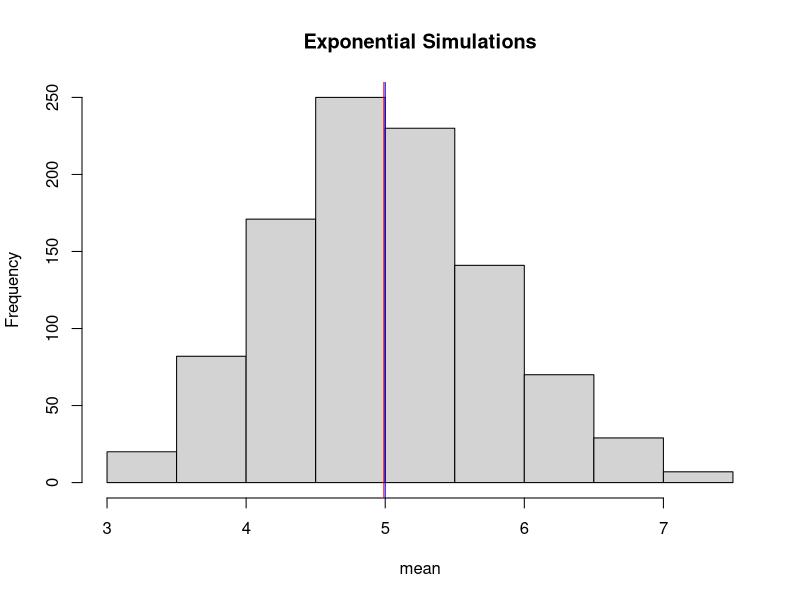
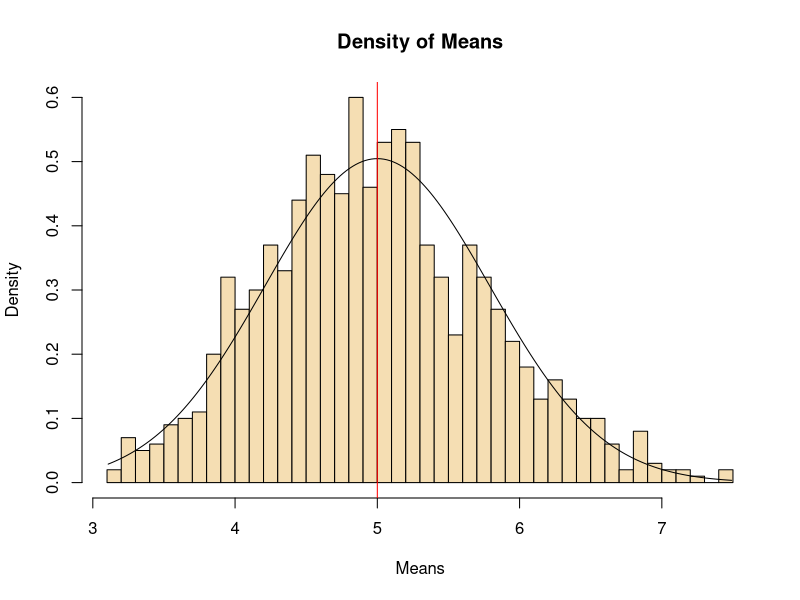
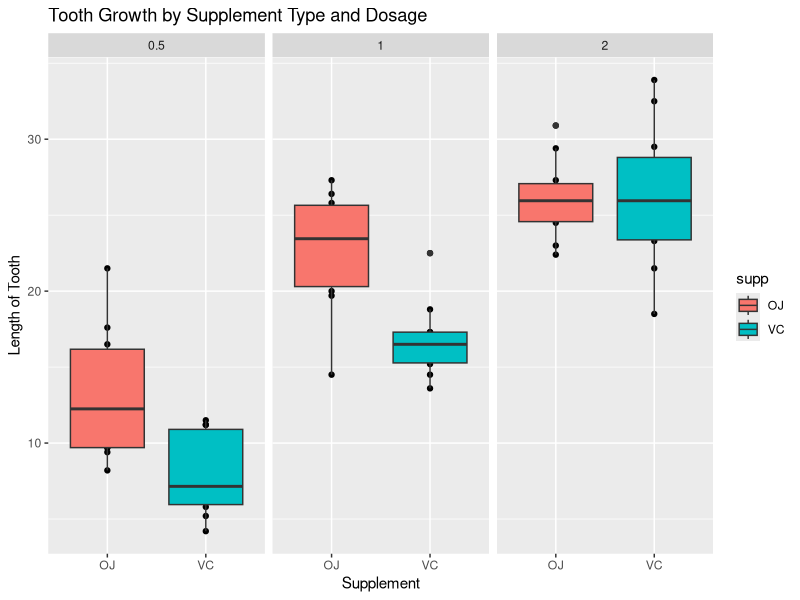

R code for these plots, in order:
library(datasets)
library(ggplot2)
library(dplyr)

#Setting Seed
set.seed(1)

#Setting lambda to 0.2
lambda <- 0.2

#We need 40 Exponents
n <- 40

#1000 Simulations
simulations <- 1000

# Creating 1000 simulations with 40 exponential values.
Exponentials <- replicate(simulations, rexp(n, rate = lambda))

# Calculate mean of 1000 Samples with 40 Exponentials
ExponentialsMean <- apply(Exponentials, 2, mean)

#Analytical Mean of the data.
AnalyticalMean <- mean(ExponentialsMean)
AnalyticalMean

#Theoritical Mean of the data.
TheoryMean <- 1/lambda
TheoryMean

#Histogram of Means.
hist(ExponentialsMean, xlab = "mean", main = "Exponential Simulations")
abline(v = AnalyticalMean, col = "red")
abline(v = TheoryMean, col = "blue")

#Standard Deviation of distribution.
StandardDeviation <- sd(ExponentialsMean)
StandardDeviation

#Analytical Standard deviation
TheoryStandardDeviation <- (1/lambda)/sqrt(n)
TheoryStandardDeviation

#Variance of distribution
Variance <- StandardDeviation^2
Variance

#Analytical Variance.
TheoryVariance <- ((1/lambda)*(1/sqrt(n)))^2
TheoryVariance

#Plot to show distribution is normal.
X <- seq(min(ExponentialsMean), max(ExponentialsMean), length.out = 200)
Y <- dnorm(X, mean = TheoryMean, sd = TheoryStandardDeviation)
hist(ExponentialsMean, breaks = n, prob = TRUE, col = "wheat", xlab = "Means", 
     main="Density of Means", ylab="Density")
lines(X, Y, col="black", lty=1)
abline(v = TheoryMean, col = "red")

#Confidence intervals by Analysis
TheoryCI<- TheoryMean + c(-1,1) * 1.96 * TheoryStandardDeviation/sqrt(n)
TheoryCI

#Actual Confidence intervals
ActualCI<- AnalyticalMean + c(-1,1) * 1.96 * StandardDeviation/sqrt(n)
ActualCI

#####################################################################################################################################################
#Basic Inferential Data Analysis Instructions

data("ToothGrowth")

dim(ToothGrowth)

summary(ToothGrowth)

qplot(x = supp, y = len, data = ToothGrowth, facets = ~ dose, 
      main = "Tooth Growth by Supplement Type and Dosage", xlab="Supplement",
      ylab = "Length of Tooth") + geom_boxplot(aes(fill = supp))

unique(ToothGrowth$dose)

Dose0.5 <- subset.data.frame(x = ToothGrowth, dose == 0.5) 
Dose1.0 <- subset.data.frame(x = ToothGrowth, dose == 1.0) 
Dose2.0 <- subset.data.frame(x = ToothGrowth, dose == 2.0) 


#T.test on the data with 0.5 dose
T.TestDose0.5 <- t.test(len ~ supp, data = Dose0.5)
T.TestDose0.5

#T.test on the data with 1.0 dose
T.TestDose1.0 <- t.test(len ~ supp, data = Dose1.0)
T.TestDose1.0

#T.test on the data with 2.0 dose
T.TestDose2.0 <- t.test(len ~ supp, data = Dose2.0)
T.TestDose2.0

#T.test on the ToothGrowth data
T.TestToothGrowth <- t.test(len ~ supp, data = ToothGrowth)
T.TestToothGrowth
